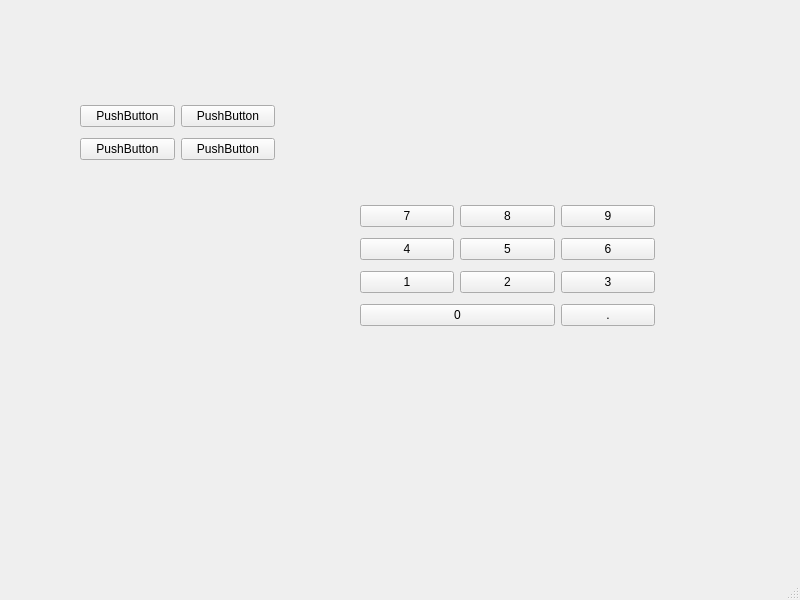
<?xml version="1.0" encoding="UTF-8"?>
<ui version="4.0">
 <class>MainWindow</class>
 <widget class="QMainWindow" name="MainWindow">
  <property name="geometry">
   <rect>
    <x>0</x>
    <y>0</y>
    <width>800</width>
    <height>600</height>
   </rect>
  </property>
  <property name="windowTitle">
   <string>MainWindow</string>
  </property>
  <widget class="QWidget" name="centralwidget">
   <widget class="QWidget" name="">
    <property name="geometry">
     <rect>
      <x>80</x>
      <y>100</y>
      <width>195</width>
      <height>65</height>
     </rect>
    </property>
    <layout class="QGridLayout" name="gridLayout">
     <item row="0" column="0">
      <widget class="QPushButton" name="pushButton">
       <property name="text">
        <string>PushButton</string>
       </property>
      </widget>
     </item>
     <item row="0" column="1">
      <widget class="QPushButton" name="pushButton_2">
       <property name="text">
        <string>PushButton</string>
       </property>
      </widget>
     </item>
     <item row="1" column="0">
      <widget class="QPushButton" name="pushButton_3">
       <property name="text">
        <string>PushButton</string>
       </property>
      </widget>
     </item>
     <item row="1" column="1">
      <widget class="QPushButton" name="pushButton_4">
       <property name="text">
        <string>PushButton</string>
       </property>
      </widget>
     </item>
    </layout>
   </widget>
   <widget class="QWidget" name="">
    <property name="geometry">
     <rect>
      <x>360</x>
      <y>200</y>
      <width>295</width>
      <height>135</height>
     </rect>
    </property>
    <layout class="QGridLayout" name="gridLayout_2">
     <item row="0" column="0">
      <widget class="QPushButton" name="pushButton_5">
       <property name="text">
        <string>7</string>
       </property>
      </widget>
     </item>
     <item row="0" column="1">
      <widget class="QPushButton" name="pushButton_6">
       <property name="text">
        <string>8</string>
       </property>
      </widget>
     </item>
     <item row="0" column="2">
      <widget class="QPushButton" name="pushButton_7">
       <property name="text">
        <string>9</string>
       </property>
      </widget>
     </item>
     <item row="1" column="0">
      <widget class="QPushButton" name="pushButton_9">
       <property name="text">
        <string>4</string>
       </property>
      </widget>
     </item>
     <item row="1" column="1">
      <widget class="QPushButton" name="pushButton_10">
       <property name="text">
        <string>5</string>
       </property>
      </widget>
     </item>
     <item row="1" column="2">
      <widget class="QPushButton" name="pushButton_8">
       <property name="text">
        <string>6</string>
       </property>
      </widget>
     </item>
     <item row="2" column="0">
      <widget class="QPushButton" name="pushButton_12">
       <property name="text">
        <string>1</string>
       </property>
      </widget>
     </item>
     <item row="2" column="1">
      <widget class="QPushButton" name="pushButton_11">
       <property name="text">
        <string>2</string>
       </property>
      </widget>
     </item>
     <item row="2" column="2">
      <widget class="QPushButton" name="pushButton_13">
       <property name="text">
        <string>3</string>
       </property>
      </widget>
     </item>
     <item row="3" column="0" colspan="2">
      <widget class="QPushButton" name="pushButton_14">
       <property name="text">
        <string>0</string>
       </property>
      </widget>
     </item>
     <item row="3" column="2">
      <widget class="QPushButton" name="pushButton_15">
       <property name="text">
        <string>.</string>
       </property>
      </widget>
     </item>
    </layout>
   </widget>
  </widget>
  <widget class="QMenuBar" name="menubar">
   <property name="geometry">
    <rect>
     <x>0</x>
     <y>0</y>
     <width>800</width>
     <height>26</height>
    </rect>
   </property>
  </widget>
  <widget class="QStatusBar" name="statusbar"/>
 </widget>
 <resources/>
 <connections/>
</ui>
